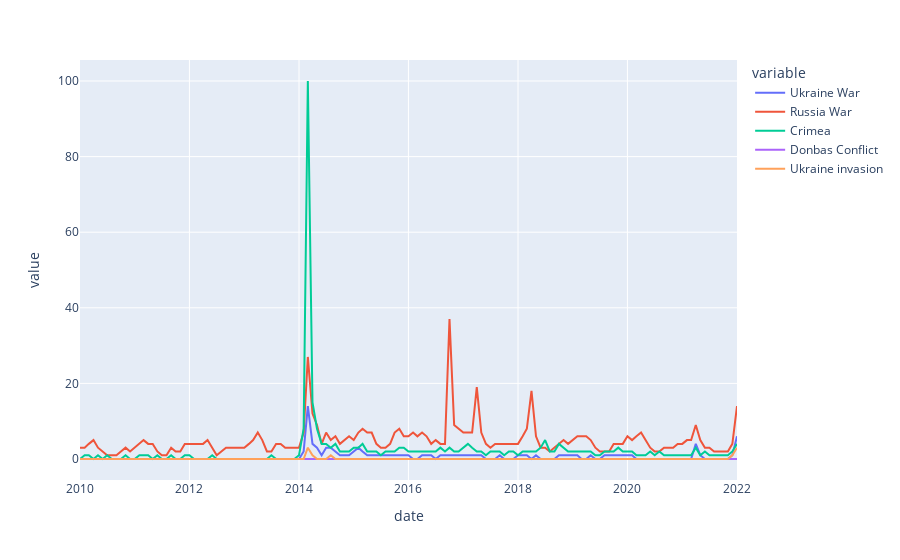

Notebook source saved alongside this figure:
### Markdown cell above
# Plot

### Code cell
#change this for my indicator
fig = px.line(data, x="date", y=['Ukraine War', 'Russia War', 'Crimea', 'Donbas Conflict',
       'Ukraine invasion'])
fig.show()

### Figure 1 — Plotly figure (JSON) as saved in the notebook; plotly's stock layout.template omitted (floating-point values rounded to 4 significant figures; data arrays with more than 128 entries replaced by an {"elided": "..."} marker saying what was removed)
{"data": [{"hovertemplate": "variable=Ukraine War<br>date=%{x}<br>value=%{y}<extra></extra>", "legendgroup": "Ukraine War", "line": {"color": "#636efa", "dash": "solid"}, "mode": "lines", "name": "Ukraine War", "orientation": "v", "showlegend": true, "type": "scatter", "x": {"elided": "145 str values"}, "xaxis": "x", "y": {"elided": "145 int values"}, "yaxis": "y"}, {"hovertemplate": "variable=Russia War<br>date=%{x}<br>value=%{y}<extra></extra>", "legendgroup": "Russia War", "line": {"color": "#EF553B", "dash": "solid"}, "mode": "lines", "name": "Russia War", "orientation": "v", "showlegend": true, "type": "scatter", "x": {"elided": "145 str values"}, "xaxis": "x", "y": {"elided": "145 int values"}, "yaxis": "y"}, {"hovertemplate": "variable=Crimea<br>date=%{x}<br>value=%{y}<extra></extra>", "legendgroup": "Crimea", "line": {"color": "#00cc96", "dash": "solid"}, "mode": "lines", "name": "Crimea", "orientation": "v", "showlegend": true, "type": "scatter", "x": {"elided": "145 str values"}, "xaxis": "x", "y": {"elided": "145 int values"}, "yaxis": "y"}, {"hovertemplate": "variable=Donbas Conflict<br>date=%{x}<br>value=%{y}<extra></extra>", "legendgroup": "Donbas Conflict", "line": {"color": "#ab63fa", "dash": "solid"}, "mode": "lines", "name": "Donbas Conflict", "orientation": "v", "showlegend": true, "type": "scatter", "x": {"elided": "145 str values"}, "xaxis": "x", "y": {"elided": "145 int values"}, "yaxis": "y"}, {"hovertemplate": "variable=Ukraine invasion<br>date=%{x}<br>value=%{y}<extra></extra>", "legendgroup": "Ukraine invasion", "line": {"color": "#FFA15A", "dash": "solid"}, "mode": "lines", "name": "Ukraine invasion", "orientation": "v", "showlegend": true, "type": "scatter", "x": {"elided": "145 str values"}, "xaxis": "x", "y": {"elided": "145 int values"}, "yaxis": "y"}], "layout": {"legend": {"title": {"text": "variable"}, "tracegroupgap": 0}, "margin": {"t": 60}, "xaxis": {"anchor": "y", "domain": [0, 1], "title": {"text": "date"}}, "yaxis": {"anchor": "x", "domain": [0, 1], "title": {"text": "value"}}}}
